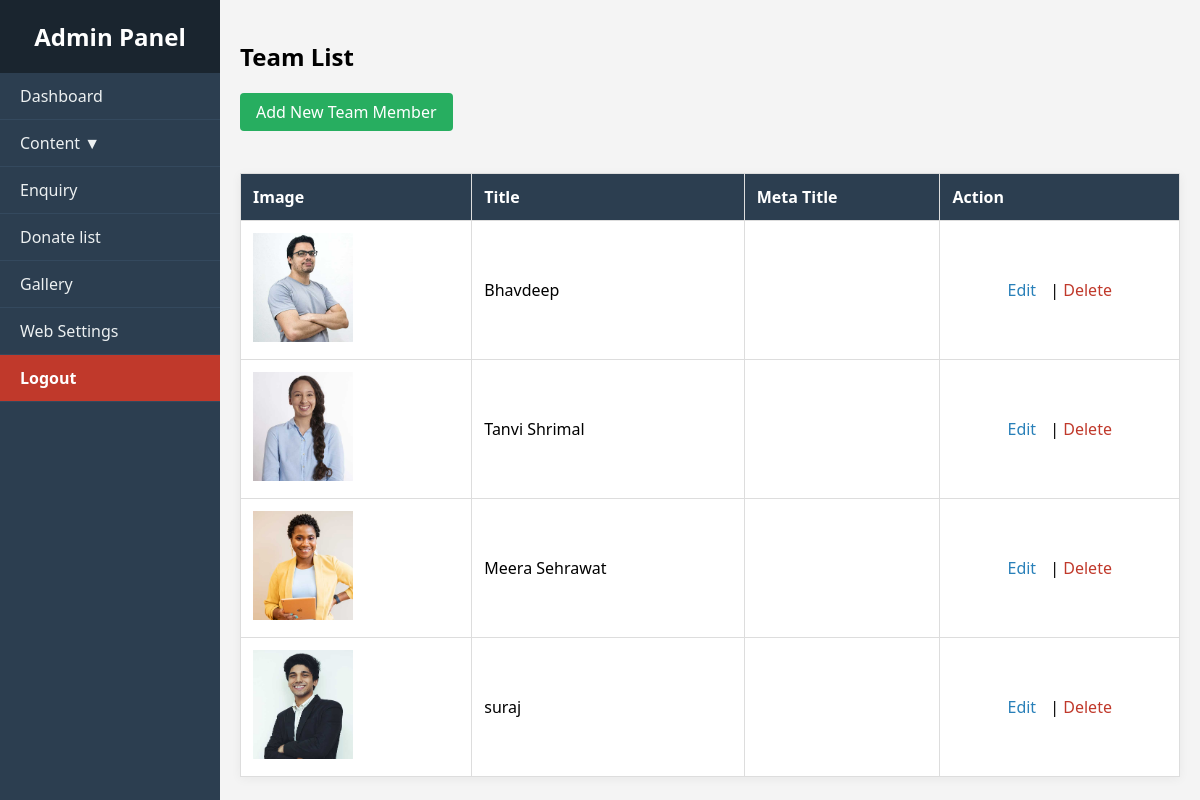
The page /admin/team-list.php on the database its author committed.
### tables this page shows
CREATE TABLE `team` (
  `id` int(11) NOT NULL,
  `title` varchar(255) DEFAULT NULL,
  `post` varchar(255) NOT NULL,
  `description` text DEFAULT NULL,
  `image` varchar(255) DEFAULT NULL,
  `meta_title` varchar(255) DEFAULT NULL,
  `meta_description` text DEFAULT NULL,
  `meta_keywords` text DEFAULT NULL,
  `created_at` datetime DEFAULT current_timestamp(),
  `facebook_url` varchar(255) NOT NULL,
  `twitter_url` varchar(255) NOT NULL,
  `instagram_url` varchar(255) NOT NULL
);

### admin/team-list.php (the view, shortened to what this page needs)
<?php
include 'db.php';
include 'header.php';
?>
<h2>Team List</h2>
<a href="team.php" class="add-btn">Add New Team Member</a>
<br><br>
<table class="styled-table">
    <thead>
        <tr>
            <th>Image</th>
            <th>Title</th>
            <th>Meta Title</th>
            <th>Action</th>
        </tr>
    </thead>
    <tbody>
        <?php
        $result = $conn->query("SELECT * FROM team ORDER BY id DESC");
        while ($row = $result->fetch_assoc()):
        ?>
        <tr>
            <td><img src="uploads/<?= htmlspecialchars($row['image']) ?>" width="100"></td>
            <td><?= htmlspecialchars($row['title']) ?></td>
            <td><?= htmlspecialchars($row['meta_title']) ?></td>
            <td>
                <a href="team.php?edit=<?= $row['id'] ?>" class="edit-btn">Edit</a> |
                <a href="team-list.php?delete=<?= $row['id'] ?>" class="delete-btn" onclick="return confirm('Are you sure you want to delete this team member?')">Delete</a>
            </td>
        </tr>
        <?php endwhile; ?>
    </tbody>
</table>
</div>
</body>
</html>

### admin/header.php (style rules this page uses)
* { box-sizing: border-box; }
body { margin: 0; font-family: 'Segoe UI', sans-serif; background-color: #f4f4f4; }
.add-btn { display: inline-block; background: #27ae60; color: white; padding: 8px 16px; text-decoration: none; border-radius: 4px; margin-bottom: 20px; }
.styled-table { width: 100%; border-collapse: collapse; background: white; box-shadow: 0 2px 10px rgba(0, 0, 0, 0.05); }
.styled-table th, .styled-table td { padding: 12px; border: 1px solid #ddd; text-align: left; }
.styled-table td:last-child { text-align: center; }
.styled-table th { background-color: #2c3e50; color: white; }
.edit-btn { color: #2980b9; text-decoration: none; margin-right: 10px; }
.delete-btn { color: #c0392b; text-decoration: none; }

### rows shown on the page
team: image (picture), title "Bhavdeep"
team: image (picture), title "Tanvi Shrimal"
team: image (picture), title "Meera Sehrawat"
team: image (picture), title "suraj"
